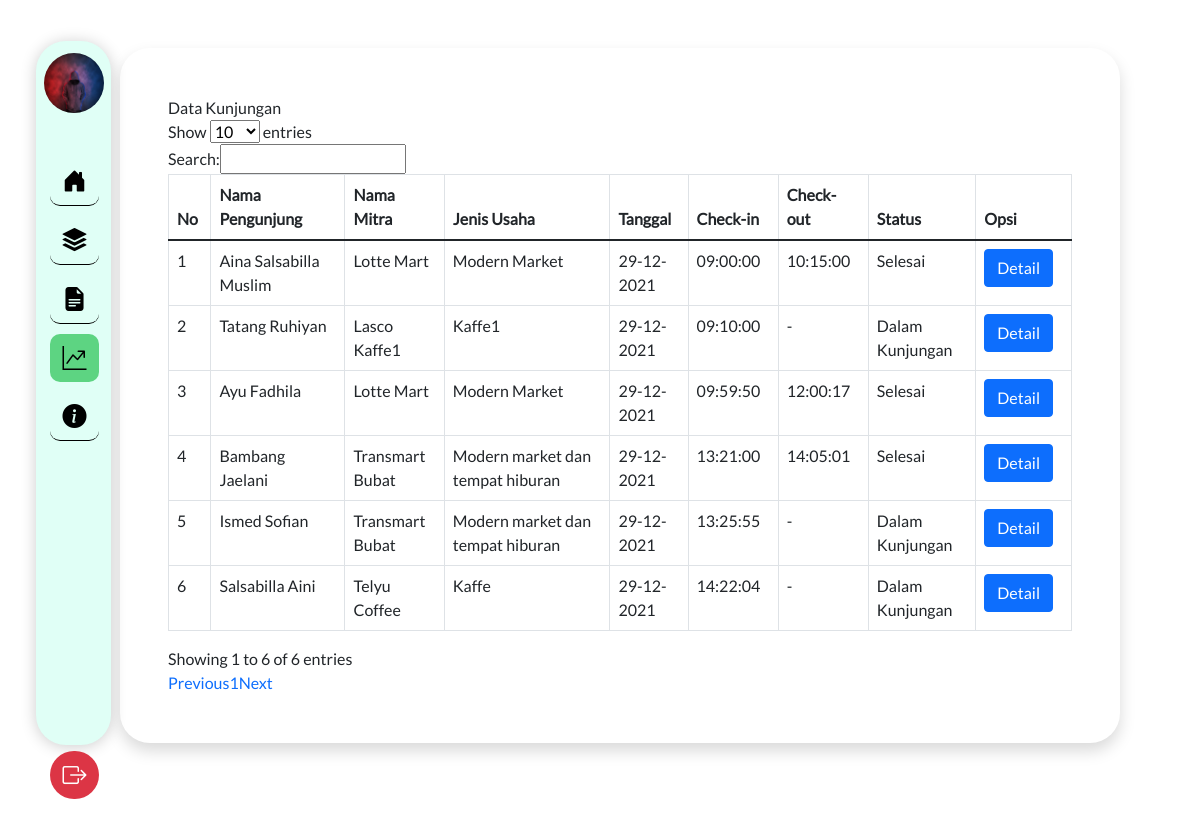
The page /index.php/kunjungan on the database its author committed.
### tables this page shows
CREATE TABLE `kunjungan` (
  `idKunjungan` int(100) NOT NULL,
  `idPengunjung` int(10) NOT NULL,
  `idMitra` int(10) NOT NULL,
  `tanggal` varchar(255) NOT NULL,
  `checkin` varchar(255) NOT NULL,
  `checkout` varchar(255) NOT NULL,
  `statusKunjungan` enum('Selesai','Dalam Kunjungan') NOT NULL
);

CREATE TABLE `pengunjung` (
  `idPengunjung` int(10) NOT NULL,
  `namaPengunjung` varchar(50) NOT NULL,
  `alamatPengunjung` varchar(100) NOT NULL,
  `noHpPengunjung` varchar(12) NOT NULL,
  `umurPengunjung` int(2) NOT NULL,
  `jenisKelaminPengunjung` enum('Pria','Wanita') NOT NULL,
  `statusKesehatan` enum('Negatif','Positif','ODP','OTG') NOT NULL
);

CREATE TABLE `mitra` (
  `idMitra` int(10) NOT NULL,
  `namaMitra` varchar(50) NOT NULL,
  `alamatMitra` varchar(100) NOT NULL,
  `noHpMitra` varchar(12) NOT NULL,
  `jenisUsaha` varchar(100) NOT NULL,
  `deskripsi` text NOT NULL,
  `fotoUsaha` varchar(100) NOT NULL,
  `status` varchar(20) NOT NULL DEFAULT 'Belum Verifikasi'
);

### application/controllers/Kunjungan.php (called while the page is built, shortened)
<?php
class Kunjungan extends CI_Controller
{
	public function __construct()
	{
		$this->load->model('Kunjungan_model');
		$this->load->library('form_validation');
		$this->load->library('session');
	}
	public function index()
	{
		$data['kunjungan'] = $this->Kunjungan_model->getDataKunjungan()->result();
		$data['judul'] = 'Data Kunjungan';
		$this->load->view('templates/header', $data);
		$this->load->view('kunjungan/index', $data);
		$this->load->view('templates/footer');
	}
}

### index.php (called while the page is built, shortened)
<?php
require_once BASEPATH.'core/CodeIgniter.php';

### application/models/Kunjungan_model.php (called while the page is built, shortened)
<?php
class Kunjungan_model extends CI_Model
{
	public function getDataKunjungan()
	{
		$this->db->select('*');
		$this->db->from('kunjungan');
		$this->db->join('pengunjung', 'pengunjung.idPengunjung = kunjungan.idPengunjung');
		$this->db->join('mitra', 'mitra.idMitra = kunjungan.idMitra');
		$query = $this->db->get();
		return $query;
	}
}

### application/views/kunjungan/index.php (the view, shortened to what this page needs)
<div class="d-flex mt-5">
    <div class="p-5 col-md-10 shadow mb-5 ml-container" style="border-radius: 30px;">
        <div class="row">
            <div class="col-lg-12">
                <div class="panel panel-default">
                    <div class="panel-heading">
                        Data Kunjungan
                    </div>
                    <div class="panel-body">
                        <table id="example" class="table table-bordered table-hover">
                            <thead>
                                <tr>
                                    <th scope="col">No</th>
                                    <th scope="col">Nama Pengunjung</th>
                                    <th scope="col">Nama Mitra</th>
                                    <th scope="col">Jenis Usaha</th>
                                    <th scope="col">Tanggal</th>
                                    <th scope="col">Check-in</th>
                                    <th scope="col">Check-out</th>
                                    <th scope="col">Status</th>
                                    <th scope="col" width="100px">Opsi</th>
                                </tr>
                            </thead>
                            <tbody>
                                <?php
                                $i = 1;
                                foreach ($kunjungan as $data) { ?>
                                    <tr>
                                        <td><?php echo $i ?></td>
                                        <td><?php echo $data->namaPengunjung ?></td>
                                        <td><?php echo $data->namaMitra ?></td>
                                        <td><?php echo $data->jenisUsaha ?></td>
                                        <td><?php echo $data->tanggal ?></td>
                                        <td><?php echo $data->checkin ?></td>
                                        <td><?php echo $data->checkout ?></td>
                                        <td><?php echo $data->statusKunjungan ?></td>
                                        <td>
                                            <button type="button" class="btn btn-primary" data-bs-toggle="modal" data-bs-target="#exampleModal<?php echo $data->idPengunjung ?>">
                                                Detail
                                            </button>
                                        </td>
                                    </tr>
                                <?php
                                    $i++;
                                }
                                ?>
                            </tbody>
                        </table>
                    </div>
                </div>
            </div>
        </div>
    </div>
</div>

### application/views/templates/header.php (shortened to what this page needs)
<!DOCTYPE html>
<html lang="en">
<head>
    <link rel="stylesheet" href="<?= base_url() ?>node_modules/bootstrap/dist/css/bootstrap.css">
    <link rel="stylesheet" href="<?= base_url() ?>node_modules/bootstrap-icons/font/bootstrap-icons.css">
    <link rel="stylesheet" href="<?= base_url() ?>assets/css/style.css">
    <link rel="stylesheet" href="<?= base_url() ?>assets/css/font.css">
</head>
<body>
    <nav class="nav-bar">
        <div class="menu-bar">
            <div class="profile">
                <img src="<?= base_url() ?>assets/image/profil.jpg" alt="profile" style="border-radius: 100px;">
            </div>
            <div class="menu">
                <div class="main-menu">
                    <ul>
                        <li data-bs-toggle="tooltip" data-bs-placement="top" title="Tooltip on top">
                            <a href="<?= base_url(); ?>dashboard" class="<?php if (uri_string() === 'dashboard') echo 'actived' ?>">
                                <i class="bi bi-house-door-fill"></i>
                            </a>
                        </li>
                        <li>
                            <a href="<?= base_url(); ?>mitra" class="<?php if (uri_string() === 'mitra') echo 'actived' ?>">
                                <i class="bi bi-stack"></i>
                            </a>
                        </li>
                        <li>
                            <a href="<?= base_url(); ?>pengunjung" class="<?php if (uri_string() === 'pengunjung') echo 'actived' ?>">
                                <i class="bi bi-file-earmark-text-fill"></i>
                            </a>
                        </li>
                        <li>
                            <a href="<?= base_url(); ?>kunjungan" class="<?php if (uri_string() === 'kunjungan') echo 'actived' ?>">
                                <i class="bi bi-graph-up-arrow"></i>
                            </a>
                        </li>
                        <li>
                            <a href="<?= base_url(); ?>informasi" class="<?php if (uri_string() === 'informasi') echo 'actived' ?>">
                                <i class="bi bi-info-circle-fill"></i>
                            </a>
                        </li>
                    </ul>
                </div>
                <div class="button-menu">
                    <ul>
                        <li id="keluar" class="">
                            <a href="home/logout" class="out bg-danger text-white">
                                <i class="bi bi-box-arrow-right"></i>
                            </a>
                        </li>
                    </ul>
                </div>
            </div>
        </div>
    </nav>

### application/views/templates/footer.php (shortened to what this page needs)
</body>
</html>

### assets/css/style.css (style rules this page uses)
body { font-family: "LatoRegular" !important; }
a { text-decoration: none; cursor: pointer; }
.menu ul li { list-style: none; }
.menu ul li a { display: block; margin-left: -30px; color: black; border-bottom: 1px solid rgb(0, 0, 0); }
.nav-bar { width: 75px; height: 88vh; background-color: #E0FFF6; border-radius: 30px; position: absolute; top: 5%; left: 3%; box-shadow: 0 0.1rem 1rem rgba(0, 0, 0, 0.2); }
.menu-bar { display: flex; flex-direction: column; justify-content: space-evenly; padding: 12px; }
.menu { display: flex; flex-direction: column; justify-content: space-evenly; }
.profile { text-align: center; display: flex; justify-content: center; align-items: center; }
.profile img { width: 60px; }
.menu { margin-top: 34px; }
.menu ul li { font-size: 24px; text-align: center; margin-top: 6px; list-style: none; }
.menu ul li a { padding: 6px; margin-top: 10px; border-radius: 10px; text-align: center; align-items: center; color: black; }
.menu ul li a.actived { background-color: #5DD482; border-bottom: 0px solid rgb(0, 0, 0); }
.button-menu { margin-top: 35.5vh; }
.out { border-radius: 100px !important; border-bottom: 0px solid rgb(0, 0, 0) !important; }
.button-menu ul li a.out { background-color: #F28F8F; }
.ml-container { margin-left: 10vw; }

### rows shown on the page
kunjungan: idPengunjung.namaPengunjung "Aina Salsabilla Muslim", idMitra.namaMitra "Lotte Mart", idMitra.jenisUsaha "Modern Market", tanggal "29-12-2021", checkin "09:00:00", checkout "10:15:00", statusKunjungan "Selesai"
kunjungan: idPengunjung.namaPengunjung "Tatang Ruhiyan", idMitra.namaMitra "Lasco Kaffe1", idMitra.jenisUsaha "Kaffe1", tanggal "29-12-2021", checkin "09:10:00", checkout "-", statusKunjungan "Dalam Kunjungan"
kunjungan: idPengunjung.namaPengunjung "Ayu Fadhila", idMitra.namaMitra "Lotte Mart", idMitra.jenisUsaha "Modern Market", tanggal "29-12-2021", checkin "09:59:50", checkout "12:00:17", statusKunjungan "Selesai"
kunjungan: idPengunjung.namaPengunjung "Bambang Jaelani", idMitra.namaMitra "Transmart Bubat", idMitra.jenisUsaha "Modern market dan tempat hiburan", tanggal "29-12-2021", checkin "13:21:00", checkout "14:05:01", statusKunjungan "Selesai"
kunjungan: idPengunjung.namaPengunjung "Ismed Sofian", idMitra.namaMitra "Transmart Bubat", idMitra.jenisUsaha "Modern market dan tempat hiburan", tanggal "29-12-2021", checkin "13:25:55", checkout "-", statusKunjungan "Dalam Kunjungan"
kunjungan: idPengunjung.namaPengunjung "Salsabilla Aini", idMitra.namaMitra "Telyu Coffee", idMitra.jenisUsaha "Kaffe", tanggal "29-12-2021", checkin "14:22:04", checkout "-", statusKunjungan "Dalam Kunjungan"
